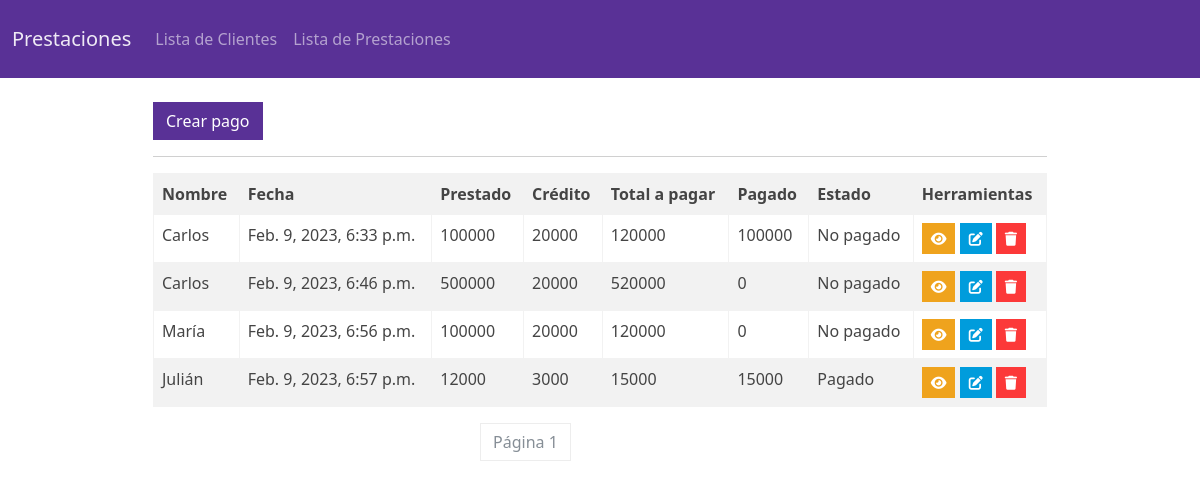
Screenshot of /list_payments/ with the database file from the repository.
### Inv/models.py (models this page shows, shortened)
class Payment(models.Model):
    STATUS = (
        ('Pagado', 'Pagado'),
        ('No pagado', 'No pagado')
    )
    id = models.AutoField(primary_key=True)
    customer = models.ForeignKey(Customer, null=True, on_delete=models.SET_NULL)
    lened = models.CharField(max_length=100, null=True)
    credit = models.CharField(max_length=100, null=True)
    paid = models.CharField(max_length=100, null=True)
    status = models.CharField(max_length=100, null=True, choices=STATUS)
    date_created = models.DateTimeField(auto_now_add=True, null=True)

class Customer(models.Model):
    id = models.AutoField(primary_key=True)
    name = models.CharField(max_length=100, null=True)
    email = models.CharField(max_length=100, null=True)
    number = models.CharField(max_length=100, null=True)
    date_created = models.DateTimeField(auto_now_add=True, null=True)
    def __str__(self):
        return self.name

### Inv/views.py (the view)
# urls.py: path('list_payments/', views.listPayments, name='List_payments'),
def listPayments(request):
    payments_list = Payment.objects.all()
    p = Paginator(payments_list, 4)
    page = request.GET.get('page')
    payments = p.get_page(page)
    nums = payments.paginator.num_pages
    context = {
        'payments_list': payments_list,
        'payments': payments,
        'nums': nums
    }
    return render(request, 'Inv/list_payments.html', context)

### template/Inv/list_payments.html (shortened to what this page needs)
{% extends 'Inv/base.html' %}
{% block content %}
<!DOCTYPE html>
<html lang="en">
<head>
</head>
<body>
    <br>
    <div class="row">
        <div class="col-md-9 mx-auto">
            <a href="{% url 'Create_payment' %}" class="btn btn-primary">Crear pago</a>
            <hr>
            <table class="table table-striped table-hover table-bordered">
                <tr>
                    <th>Nombre</th>
                    <th>Fecha</th>
                    <th>Prestado</th>
                    <th>Crédito</th>
                    <th>Total a pagar</th>
                    <th>Pagado</th>
                    <th>Estado</th>
                    <th>Herramientas</th>
                </tr>
                {% for payment in payments %}
                <tr>
                    <td>{{ payment.customer }}</td>
                    <td>{{ payment.date_created }}</td>
                    <td>{{ payment.lened }}</td>
                    <td>{{ payment.credit }}</td>
                    <td>{{ payment.lened|add:payment.credit }}</td>
                    <td>{{ payment.paid }}</td>
                    <td>{{ payment.status }}</td>
                    <td>
                        <a class="btn btn-sm btn-warning" href="{% url 'Payment' payment.id %}"><i class="fa-solid fa-eye"></i></a>
                        <a class="btn btn-sm btn-info" href="{% url 'Edit_payment' payment.id %}"><i class="fa-solid fa-pen-to-square"></i></a>
                        <a class="btn btn-sm btn-danger" href="{% url 'Delete_payment' payment.id %}"><i class="fa-sharp fa-solid fa-trash"></i></a>
                    </td>
                </tr>
                {% endfor %}
            </table>
            <div class="col-md-10 d-flex justify-content-center">
                <nav aria-label="Page navigation example">
                    <ul class="pagination">
                        <li class="page-item active disabled"><a class="page-link" href="">Página {{ payments.number }}</a></li>
                    </ul>
                </nav>
            </div>
        </div>
    </div>
</body>
</html>
{% endblock %}

### rows the page displays
Payment: customer "Carlos", date_created "Feb. 9, 2023, 6:33 p.m.", lened "100000", credit "20000", lened|add "120000", paid "100000", status "No pagado"
Payment: customer "Carlos", date_created "Feb. 9, 2023, 6:46 p.m.", lened "500000", credit "20000", lened|add "520000", paid "0", status "No pagado"
Payment: customer "María", date_created "Feb. 9, 2023, 6:56 p.m.", lened "100000", credit "20000", lened|add "120000", paid "0", status "No pagado"
Payment: customer "Julián", date_created "Feb. 9, 2023, 6:57 p.m.", lened "12000", credit "3000", lened|add "15000", paid "15000", status "Pagado"

### other values shown
{{ payments.number }} "1"
